Frame 1 (no input): blank canvas, image omitted
Frame 60 (no input): blank canvas, image omitted
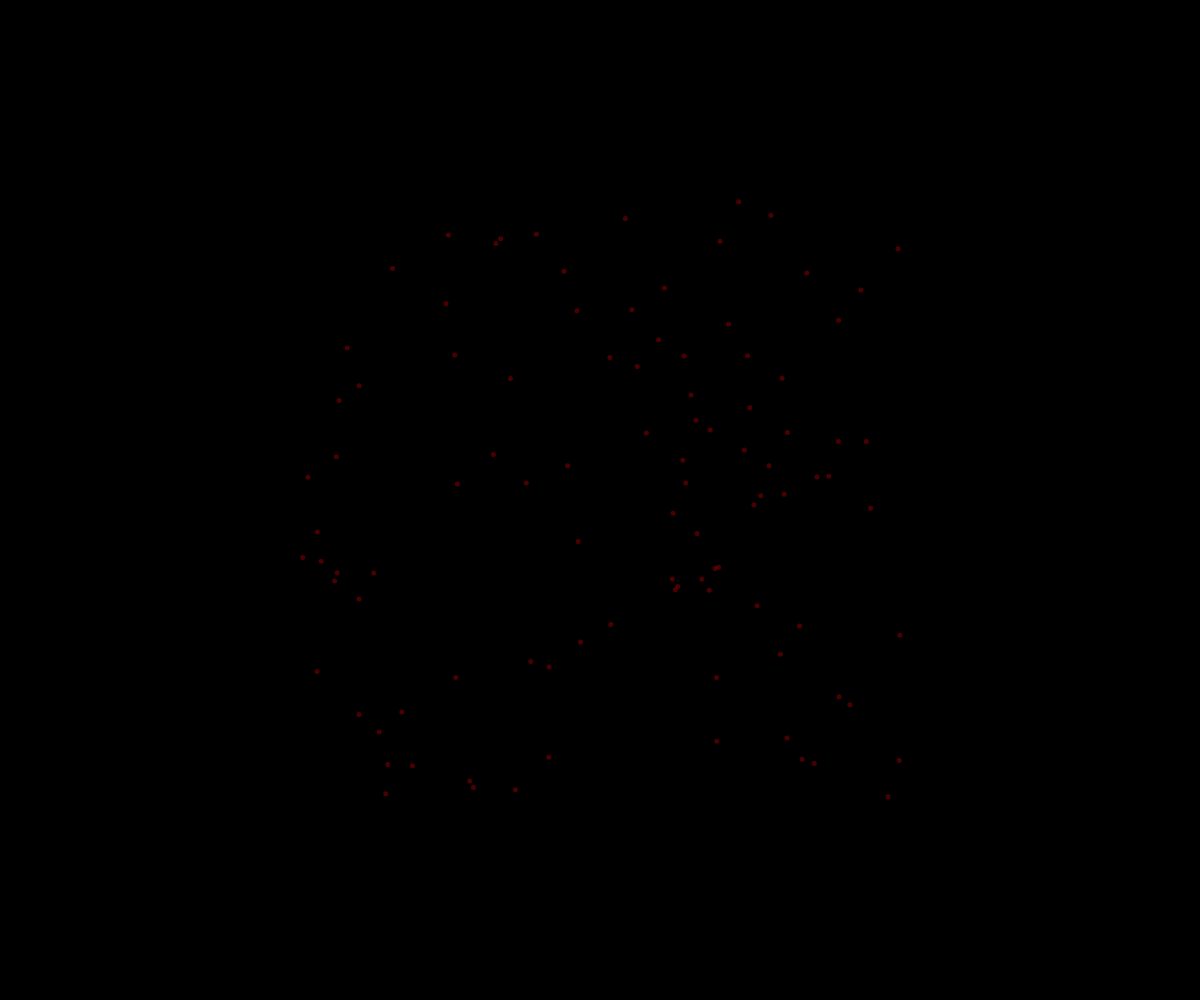
Frame 120 (the mouse pressed at the canvas centre since frame 60)

The p5.js sketch whose frames 1 and 60 were blank and that drew this single picture after the mouse press (run headless with seeded random() and noise() and a simulated clock; from frame 60 on, the mouse is pressed at the canvas centre):

// p5.js sketch
// ── sketch.js
// Fireworks OOP demo

const NUMBER_OF_FIREWORKS_PER_CLICK = 100;

class Particle {
  constructor(x, y, ) {
    this.x = x;
    this.y = y;
    this.dx = random(-5, 5);
    this.dy = random(-5, 5);
    this.size = 5;
    this.r = 255; // Red
    this.g = 0; // Green
    this.b = 0; // Blue
    this.opacity = 255;
  }

  display() {
    noStroke();
    fill(this.r, this.g, this.b, this.opacity);
    circle(this.x, this.y, this.size);
  }

  update() {
    this.x += this.dx;
    this.y += this.dy;

    // Fade away over time
    this.opacity -= 3;
  }

  isDead() {
    return this.opacity <= 0;
  }
}

let theFireworks = [];

function setup() {
  createCanvas(windowWidth, windowHeight);
}

function draw() {
  background("black");

  for (let fireworks of theFireworks) {
    if (fireworks.isDead()) {
      let index = this.fireworks.isDead(fireworks);
      theFireworks.splice(fireworks[index], 1);
    }
    else {
      fireworks.update();
      fireworks.display();
    }
  }
}

function mousePressed() {
  for (let i = 0; i < NUMBER_OF_FIREWORKS_PER_CLICK; i++) {
    let someFirework = new Particle(mouseX, mouseY);
    theFireworks.push(someFirework);
  }
}
